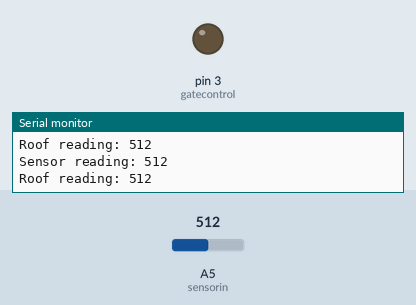
Recording of a sketch running on a simulated Arduino Uno, built with avr-gcc and run on an emulated ATmega328P. On the bench: output pins drawn as LEDs (lit = HIGH), the last lines printed to the serial monitor. Dashed ring = blinking. The test bench sets the inputs (shaded band); at power-on: A5 (sensorin) = 512.

Above: at 2.2 s.
2.3 s: A5 (sensorin) set to 525
At 3.8 s:
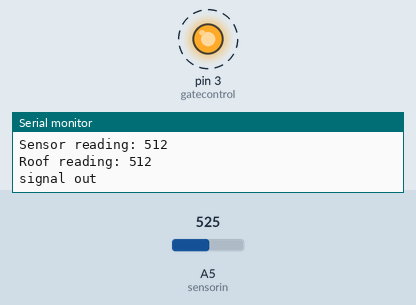
6.1 s: A5 (sensorin) set to 0
At 6.1 s:
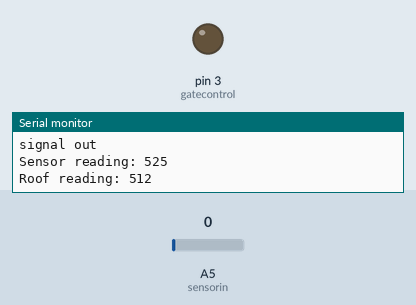
9.9 s: A5 (sensorin) set to 3
11.4 s: A5 (sensorin) set to 6
At 12.4 s:
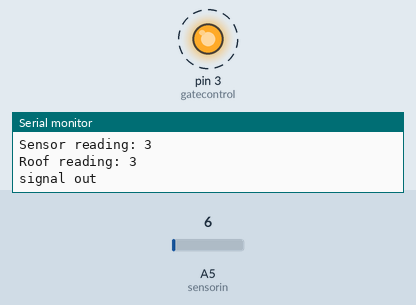
Timing chart, 0 to 16.2 s (numbered marks = the images above; inputs shaded):
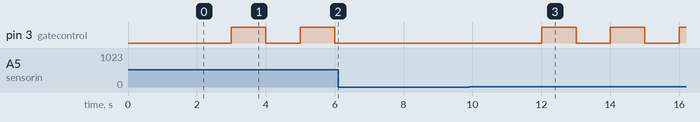

The sketch:

cutie_shocker2.ino
```cpp
int sensorin = A5;
int gatecontrol = 3;
int gate, value, roof, ground, cali, cali2, track;
unsigned long cmilis, pmilis, c2milis, p2milis;
long interval = 90000;
long interval2 = 10000000;

void setup() {
// put your setup code here, to run once:
Serial.begin(9600);
//sensor input
pinMode (sensorin, INPUT);

//gate control output
pinMode (gatecontrol, OUTPUT);
analogWrite (gatecontrol, 0);
gate = analogRead (gatecontrol);

   value = analogRead (A5);
//initial calibrations
    while (roof != value) {
      value = analogRead (A5);
      delay (1000);
      roof = analogRead (A5);
    }

    pmilis = 0;
}

void loop() {
  // put your main code here, to run repeatedly:

    value = analogRead (A5);
    ground = 0;

    time ();

   if (value < 5) {

    time ();

      Serial.print ("one is taken \n" );
      taken();

    }


    if (value > roof + 2){
      Serial.print ("signal out \n");
      opengate ();

    }

    Serial.print("Sensor reading: ");
    Serial.println(value);

    Serial.print("Roof reading: ");
    Serial.println(roof);

    //Serial.print("Ground reading: ");
    //Serial.println(ground);
     /*
   if (value > 45) {
      Serial.print ("gate is open!! You have ten seconds. \n");
      opengate ();
   }
   */
   digitalWrite (gatecontrol, LOW);
   delay (1000);
}

void opengate () {
    digitalWrite (gatecontrol, HIGH);
    delay (1000);
    digitalWrite (gatecontrol, LOW);


}

void taken () {

     value = analogRead (A5);
     //calibrations
    while (roof != value) {
      value = analogRead (A5);
      delay (1000);
      roof = analogRead (A5);
    }

}

void time () {

      cmilis = millis();

    if (cmilis - pmilis > interval2) {

      pmilis = cmilis;
    }

}
```

Measured:
- the behaviour switches between 514 and 515 on A5 (sensorin) (found by bisection; images 0 and 1)
- the behaviour switches between 4 and 5 on A5 (sensorin) (found by bisection; images 2 and 3)
- after the input at 2.3 s, pin 3 (gatecontrol): alternates HIGH for 1.0 s and LOW for 1.0 s, starting after 0.70 s
- after the input at 6.1 s, pin 3 (gatecontrol): stays LOW (without the input it goes to HIGH after 0.90 s)
- after the input at 11.4 s, pin 3 (gatecontrol): alternates HIGH for 1.0 s and LOW for 1.0 s, starting after 0.61 s
